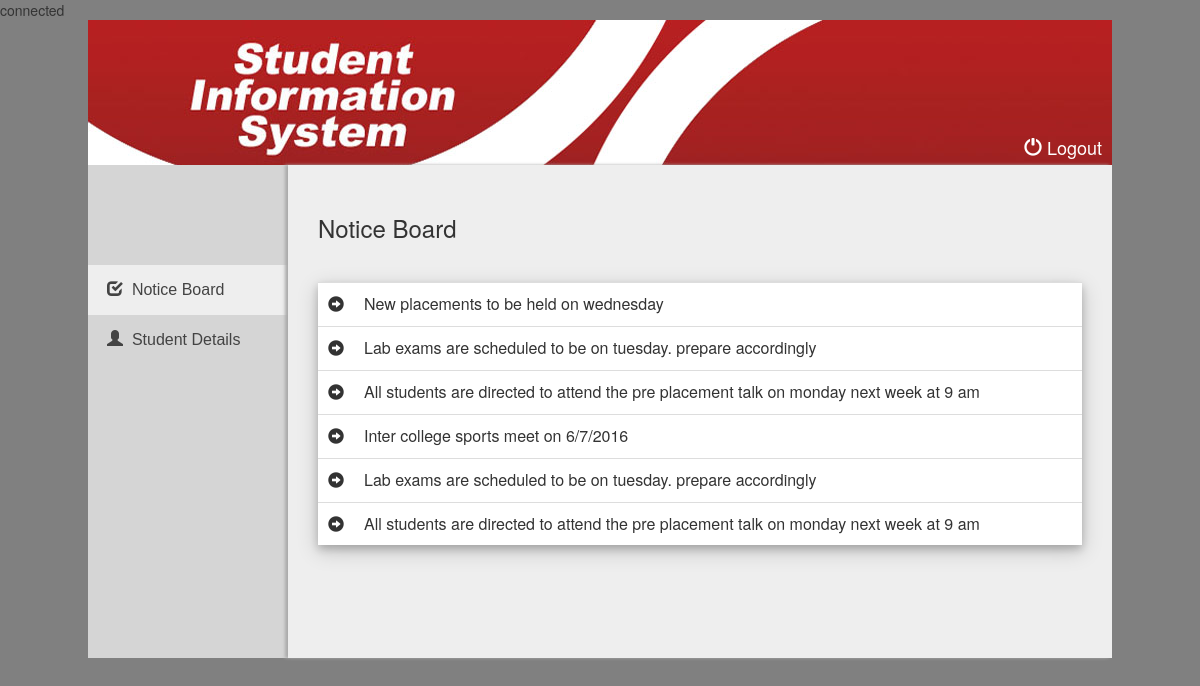
/parent_login.php (signed in), run on the app's committed database.
### tables this page shows
CREATE TABLE IF NOT EXISTS `news` (
  `news` varchar(500) NOT NULL,
  `id` int(10) NOT NULL
);

### parent_login.php (the view, shortened to what this page needs)
<?php
require "database.php";
$table=mysqli_query($connect,"SELECT * FROM news ORDER BY id DESC");
?>
<html>
	<head>
	</head>
	<body>
		<div class="body_wrapper">
			<div class="header">
				<a href="logout.php"><span class="glyphicon glyphicon-off"></span> Logout</a>
			</div>
			<div class="content">
				<div class="side_menu">
					<li><a href="parent_login.php" class="active"><div class="glyphicon glyphicon-check"></div>&nbsp Notice Board</a></li>
					<li><a href="parent_student_profile.php"><div class="glyphicon glyphicon-user"></div>&nbsp Student Details</a></li>
				</div>
				<div class="notif">
				<h3>Notice Board</h3><hr>
					<table class="table" style="background:white">
						<?php
							while($row=mysqli_fetch_array($table)){
								echo "
						<tr>
							<td width='20px' style='padding-top:13px'>
								<span class='glyphicon glyphicon-circle-arrow-right'></span>
							</td>
							<td>
								".$row['news']."
							</td>
						</tr>
									 ";
							}
						?>
					</table>
				</div>
			</div>
		</div>
	</body>
</html>

### css/style.css (style rules this page uses)
body { background:grey; }
.body_wrapper { width:1024px; height:637px; background:white; margin:0px auto; }
.header { width:1024px; height:145px; background:url("../images/header.jpg"); }
.content { background:white; width:1024px; height:493px; }
.side_menu { float:left; width:200px; height:493px; font-family:Arial; font-size:16px; background:#d5d5d5; color:#434343; float:left; padding-top:100px; }
.side_menu li { list-style:none; line-height:30px; }
.side_menu li a { display:block; width:200px; padding:10px 10px; padding-left:19px; text-decoration:none; color:#434343; }
.notif { box-shadow: -3px 0px 3px 0px #aaa; padding:30px 30px; float:left; width:824px; height:493px; background:#eeeeee; overflow:scroll; }
.notif table { box-shadow: 0 4px 8px 0 rgba(0, 0, 0, 0.2), 0 6px 20px 0 rgba(0, 0, 0, 0.19); }
.notif table tr td { padding:10px 10px; }
.header a { text-decoration:none; font-size:18px; color:white; float:right; margin-top:115px; margin-right:10px; }
.notif td { padding:5px 5px; }
.active { background:#eeeeee; }
.notif table { background:white; }

### data on the page
news: news "New placements to be held on wednesday"
news: news "Lab exams are scheduled to be on tuesday. prepare accordingly"
news: news "All students are directed to attend the pre placement talk on monday next week at 9 am"
news: news "Inter college sports meet on 6/7/2016"
news: news "Lab exams are scheduled to be on tuesday. prepare accordingly"
news: news "All students are directed to attend the pre placement talk on monday next week at 9 am"
